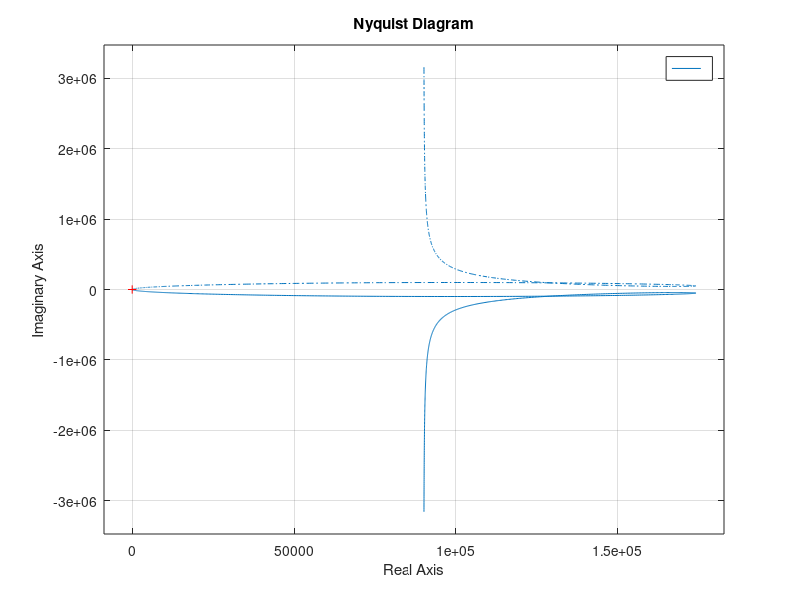
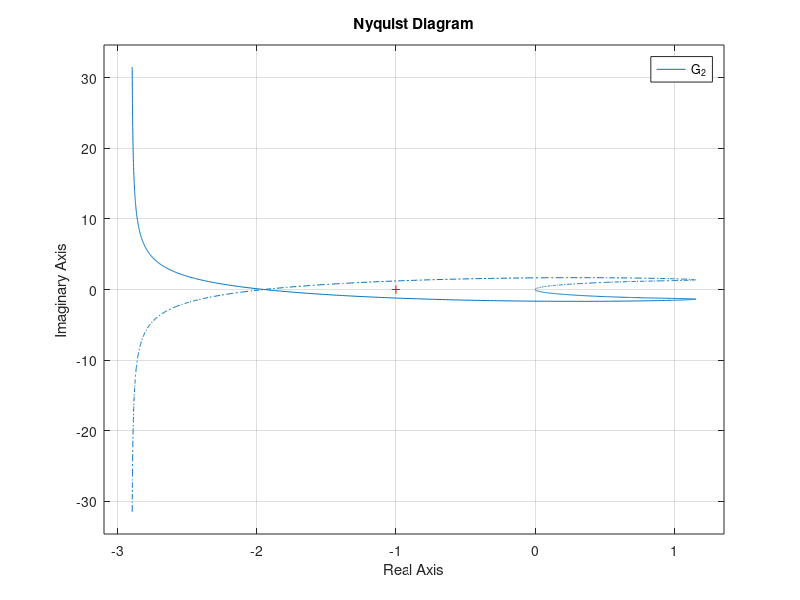
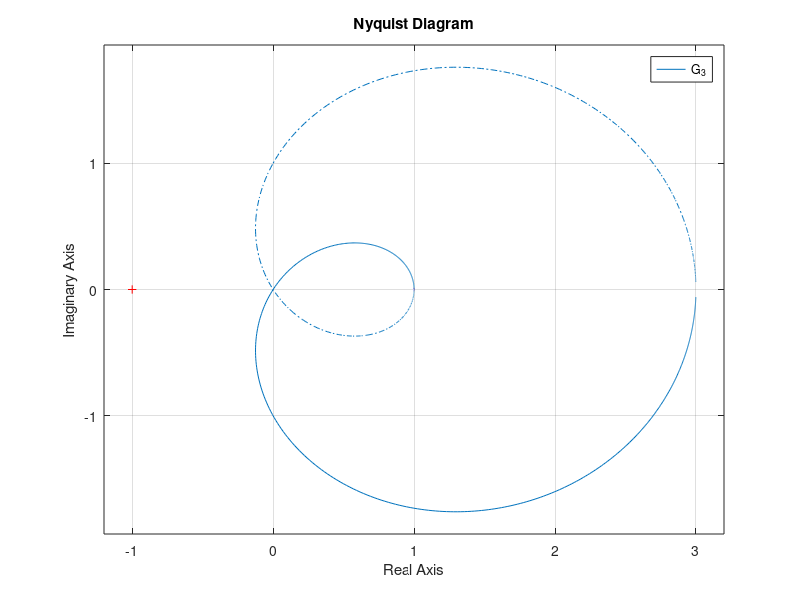
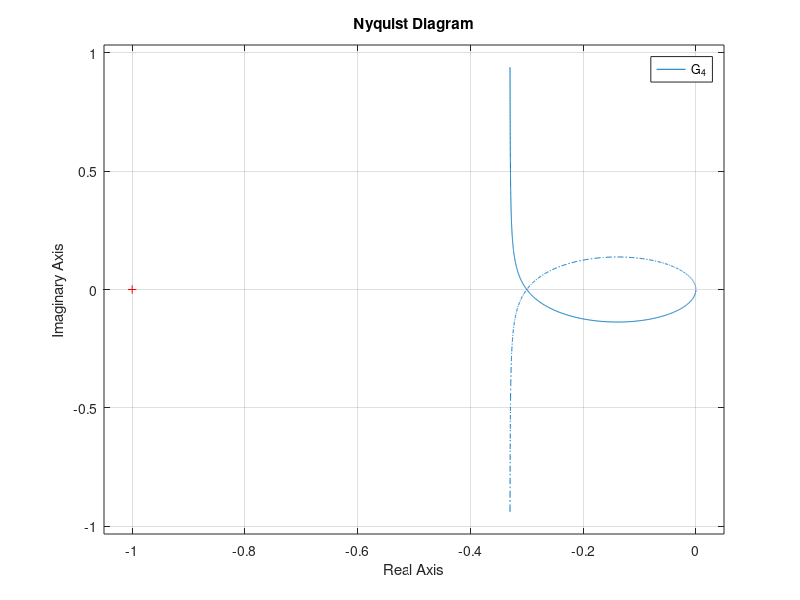

The MATLAB source for these figures, in order:
clear;

figure(1);
G_1 = tf([20 20 10], [1 11 10 0]);
%step(feedback(G_1,1));
nyquist(100000*G_1);

figure(2);
G_2 = tf([20 20 10], [1 9 -10 0]);
%step(feedback(G_2,1))
nyquist(G_2);


figure(3);
G_3 = tf([1 0 3], [1 2 1]);
nyquist(G_3);

figure(4);
G_4 = tf([3 3], [1 -10 0]);
nyquist(G_4);